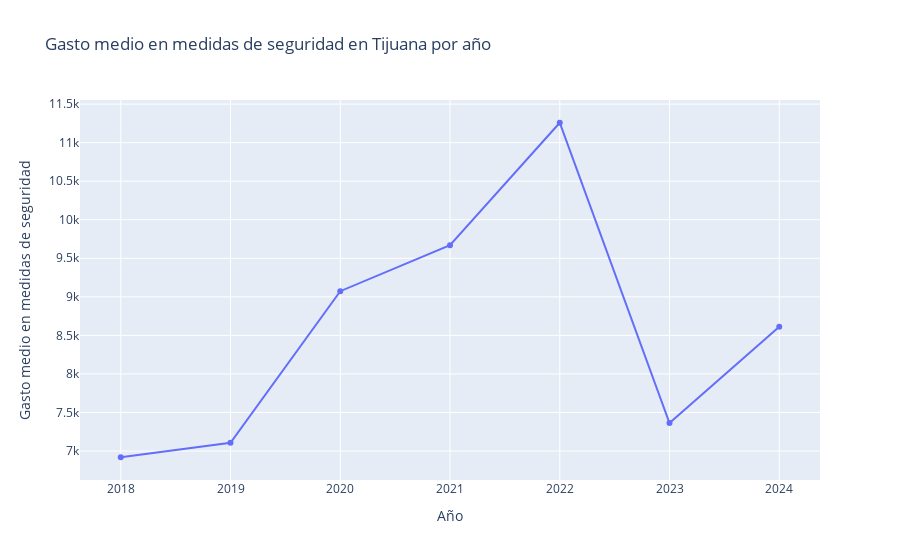

The code cell stored with this chart in its notebook:
### Code cell
years = list(range(2018, 2018 + len(means)))
fig = px.line(x=years, y=means, markers=True,
              labels={'x': 'Año', 'y': 'Gasto medio en medidas de seguridad'},
              title='Gasto medio en medidas de seguridad en Tijuana por año')
fig.show()

### Figure 1 — Plotly figure (JSON) as saved in the notebook; plotly's stock layout.template omitted (floating-point values rounded to 4 significant figures)
{"data": [{"hovertemplate": "Año=%{x}<br>Gasto medio en medidas de seguridad=%{y}<extra></extra>", "legendgroup": "", "line": {"color": "#636efa", "dash": "solid"}, "marker": {"symbol": "circle"}, "mode": "lines+markers", "name": "", "orientation": "v", "showlegend": false, "type": "scatter", "x": [2018, 2019, 2020, 2021, 2022, 2023, 2024], "xaxis": "x", "y": [6919.0, 7108.0, 9073.0, 9669.0, 11260.0, 7362.0, 8613.0], "yaxis": "y"}], "layout": {"legend": {"tracegroupgap": 0}, "title": {"text": "Gasto medio en medidas de seguridad en Tijuana por año"}, "xaxis": {"anchor": "y", "domain": [0, 1], "title": {"text": "Año"}}, "yaxis": {"anchor": "x", "domain": [0, 1], "title": {"text": "Gasto medio en medidas de seguridad"}}}}
